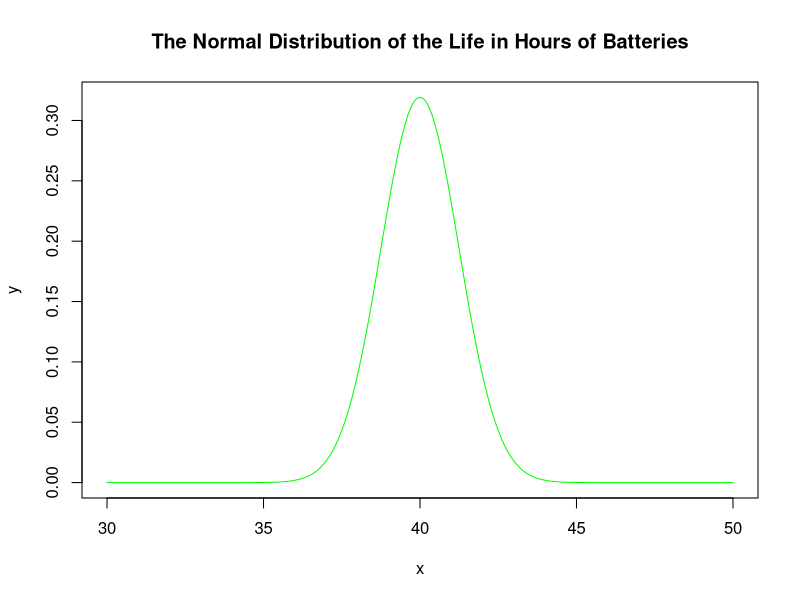

Generate this figure with R:
## ---- chunk 1
knitr::opts_chunk$set(echo = TRUE)
## ---- chunk 2
x <- seq(30, 50, length=500)
y <- dnorm(x, mean = 40, sd = 1.25)
plot(x,y, main = "The Normal Distribution of the Life in Hours of Batteries", col = "green",type="l")
